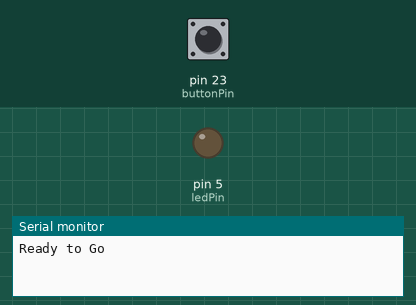
A sketch run on a simulated Arduino Mega 2560, built with avr-gcc and run on an emulated ATmega2560. Parts: output pins drawn as LEDs (lit = HIGH), the last lines printed to the serial monitor. Dashed ring = blinking. The inputs (shaded band) are chosen by the test bench; at power-on: pin 23 (buttonPin) LOW.

Above: at 1.2 s.
1.3 s: pin 23 (buttonPin) pulled HIGH for 1 s
At 1.55 s:
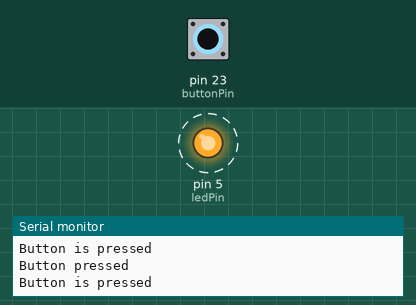
4.3 s: pin 23 (buttonPin) pulled HIGH for 3.2 s
At 8.1 s:
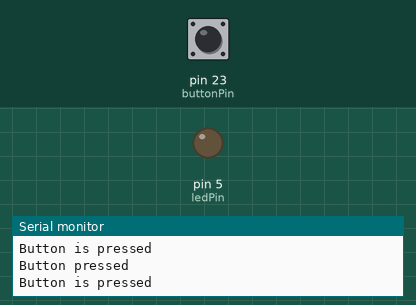
Timing chart, 0 to 9.6 s (numbered marks = the images above; inputs shaded):
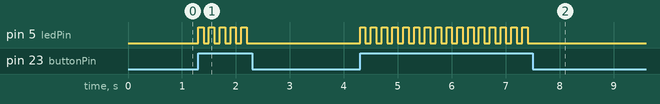

The sketch:

pull_down_resistor_button_led_code.ino
```cpp
/*
 * Project: Serial monitor test
 * Description: button state
 * Author: Marlene Trujillo
 * Date: 27-feb-2020
 */


int ledDelay = 1000; // 1000 ms or 1 s
//Connect button to Pin 23. add Pull-down resistor to button terminal, Vcc to other.
int buttonPin = 23;
int buttonState; // variable to store button position
int ledPin = 5;
int i=0;
int j=0;


void setup() {
pinMode(buttonPin, INPUT);
pinMode(ledPin, OUTPUT);


// Enable Serial Monitor
  Serial.begin (9600);
  while (!Serial);    //wait for serial monitor to be on-line
  Serial.println();
  Serial.println ("Ready to Go");
}

void loop(){
  buttonState = digitalRead(buttonPin);
  if (buttonState == HIGH){
    Serial.println();
      Serial.println("Button pressed");
      i++;
      for (j=0; j < i; j++);
 {
   Serial.println("Button is pressed");
      digitalWrite (ledPin, HIGH);
      delay(100);
      digitalWrite  (ledPin,LOW);
      delay(100);
    }
}
}
```

Measured:
- after the input at 1.3 s, pin 5 (ledPin): alternates HIGH for 0.10 s and LOW for 0.10 s, 10 changes in all, then stays LOW, starting at once
- after the input at 4.3 s, pin 5 (ledPin): alternates HIGH for 0.10 s and LOW for 0.10 s, 32 changes in all, then stays LOW, starting at once
